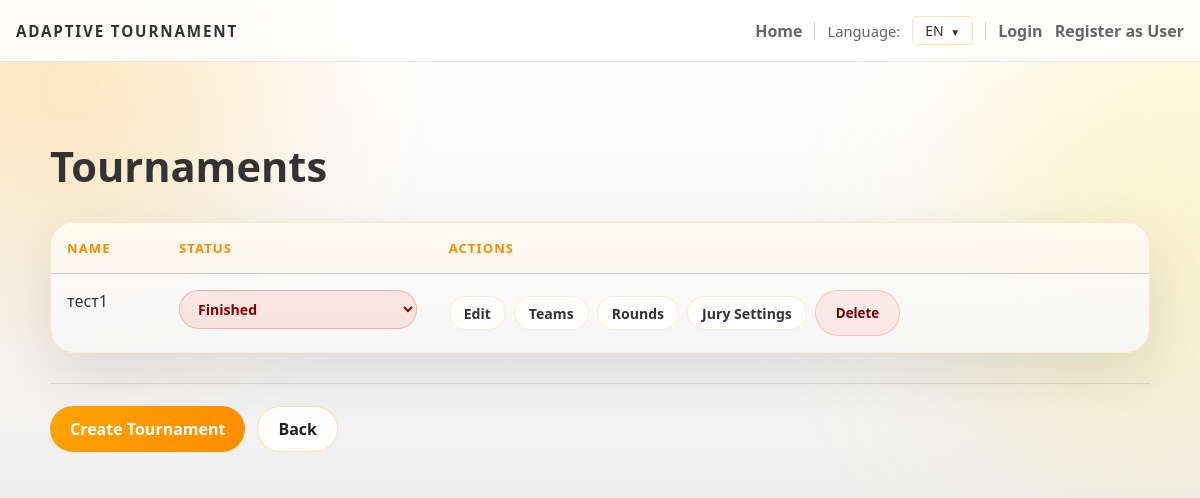
/admin/tournaments, run on an earlier commit of the app's database.
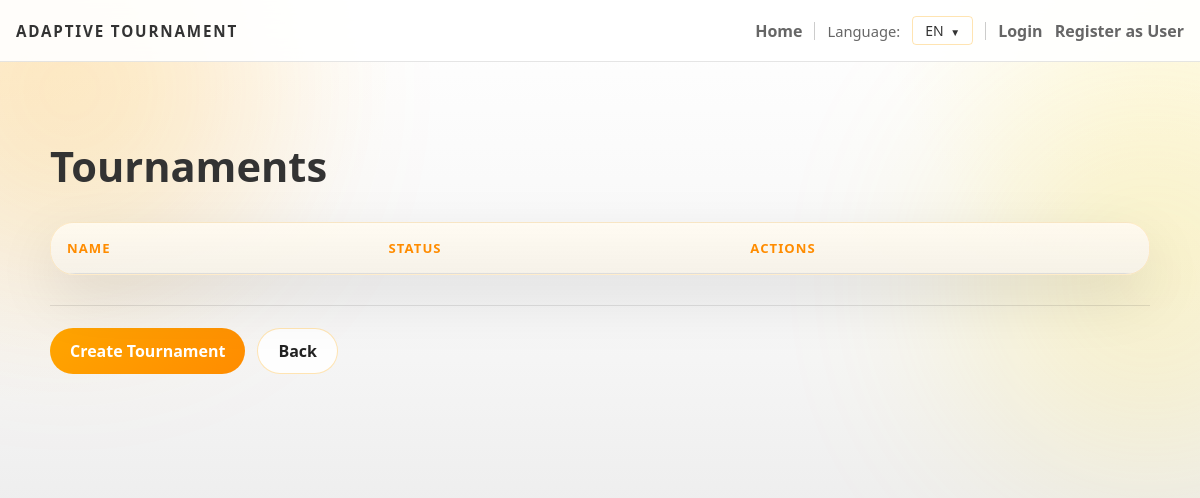
And on a later commit of the database.
### backend/models.py (models this page shows)
class Tournament(db.Model):
    id = db.Column(db.Integer, primary_key=True)
    name = db.Column(db.String(200), nullable=False)
    description = db.Column(db.Text)
    max_teams = db.Column(db.Integer)
    status = db.Column(db.String(30), default="Draft")
    rounds = db.relationship('Round', backref='tournament', lazy=True)

### backend/admin.py (the view)
def admin_tournaments():
    tournaments = Tournament.query.all()
    return render_template('admin_tournaments.html', tournaments=tournaments)

### backend/app.py (called while the page is built)
@app.context_processor
def inject_user_processor():
    return inject_user()

@app.context_processor
def translation_processor():
    return translation()

### backend/app_helpers.py (called while the page is built)
def get_current_user():
    uid = session.get('user_id')
    if uid:
        return db.session.get(User, uid)
    return None

def inject_user():
    return {'get_current_user': get_current_user}

### backend/translations.py (called while the page is built)
def get_text(key, lang='en', **kwargs):
    if lang not in TRANSLATIONS:
        lang = 'en'
    text = TRANSLATIONS[lang].get(key, TRANSLATIONS['en'].get(key, key))
    if kwargs:
        try:
            return text.format(**kwargs)
        except Exception:
            return text
    return text

### templates/admin_tournaments.html (shortened to what this page needs)
{% extends 'base.html' %}
{% block head %}
  <link rel="stylesheet" href="/static/css/admin.css">
{% endblock %}
{% block content %}
<div class="admin-page">
  <h2 class="page-title">{{ t('tournaments') }}</h2>
  <div class="table-shell">
    <div class="table-scroll">
      <table class="admin-table">
        <thead>
          <tr>
            <th>{{ t('name') }}</th>
            <th>{{ t('status') }}</th>
            <th>{{ t('actions') }}</th>
          </tr>
        </thead>
        <tbody>
          {% for t_item in tournaments %}
            <tr>
              <td>{{ t_item.name }}</td>
              <td>
                <form method="post" action="{{ url_for('update_tournament_status', tid=t_item.id) }}" class="status-select-form">
                  <select name="status" class="status-select status-{{ t_item.status|lower }}" aria-label="{{ t('status') }}" onchange="this.form.submit()">
                    <option value="Finished" {% if t_item.status == 'Finished' %}selected{% endif %}>{{ t('finished') }}</option>
                  </select>
                </form>
              </td>
              <td>
                <div class="table-actions">
                  <a href="{{ url_for('edit_tournament', tid=t_item.id) }}" class="inline-btn">{{ t('edit') }}</a>
                  <a href="{{ url_for('admin_tournament_teams', tid=t_item.id) }}" class="inline-btn">{{ t('teams') }}</a>
                  <a href="{{ url_for('admin_tournament_rounds', tid=t_item.id) }}" class="inline-btn">{{ t('rounds') }}</a>
                  <a href="{{ url_for('admin_tournament_evaluation_settings', tid=t_item.id) }}" class="inline-btn">{{ t('jury_settings') }}</a>
                  <form method="post" action="{{ url_for('delete_tournament', tid=t_item.id) }}" class="inline-form">
                    <button onclick="return confirm('{{ t('delete') }}?')" class="danger-btn">{{ t('delete') }}</button>
                  </form>
                </div>
              </td>
            </tr>
          {% endfor %}
        </tbody>
      </table>
    </div>
  </div>
  <div class="form-actions">
    <a href="{{ url_for('create_tournament') }}" class="submit-btn">{{ t('create_tournament_cta') }}</a>
    <a href="{{ url_for('admin_dashboard') }}" class="secondary-btn">{{ t('back') }}</a>
  </div>
</div>
{% endblock %}

### templates/base.html (shortened to what this page needs)
<!doctype html>
<html lang="{{ lang }}">
  <head>
    <link rel="stylesheet" href="/static/css/main.css">
    {% block head %}{% endblock %}
  </head>
  <body>
    <div class="page-shell">
      <div class="page-glow page-glow-left"></div>
      <div class="page-glow page-glow-right"></div>
      <nav class="topbar">
        <div class="topbar-inner">
          <a href="/" class="brand-mark">{{ t('app_title') }}</a>
          <div class="topbar-links">
            <a href="/">{{ t('home') }}</a>
            <span class="language-switcher">{{ t('language') }}:</span>
            <div class="dropdown topbar-dropdown">
              <button type="button" class="dropdown-toggle" aria-expanded="false">{{ lang|upper }}</button>
            </div>
            {% set _cur = get_current_user() %}
            {% if _cur %}
              <a href="/user/{{ _cur.id }}" class="profile-link" title="{{ t('profile_prefix') }}">{{ t('profile_prefix') }}: {{ _cur.first_name }}</a>
              <a href="/logout" class="logout-link">{{ t('logout') }}</a>
            {% else %}
              <a href="/login">{{ t('login') }}</a>
              <a href="/register">{{ t('register') }}</a>
            {% endif %}
          </div>
        </div>
      </nav>
      <div class="container">
        {% block content %}{% endblock %}
      </div>
    </div>
  </body>
</html>

### static/css/main.css (style rules this page uses)
:root { --bg: #ffffff; --bg-soft: #f9f9f9; --panel: rgba(255, 255, 255, 0.95); --panel-border: rgba(255, 165, 0, 0.3); --text: #333333; --muted: #666666; --accent: #ffa500; --accent-strong: #ff8c00; --success: #32cd32; --warning: #ffd700; --danger: #ff6347; --font-ui: "Segoe UI", "Trebuchet MS", Arial, sans-serif; --font-display: var(--font-ui); --font-body: var(--font-ui); }
* { box-sizing: border-box; }
html { scroll-behavior: smooth; }
body { margin: 0; min-height: 100vh; font-family: var(--font-body); color: var(--text); background: radial-gradient(circle at top left, rgba(255, 165, 0, 0.1), transparent 28%), radial-gradient(circle at top right, rgba(255, 215, 0, 0.1), transparent 22%), linear-gradient(180deg, #ffffff 0%, #f5f5f5 45%, #e0e0e0 100%); }
a { color: inherit; }
.page-shell { position: relative; overflow: hidden; min-height: 100vh; }
.page-glow { position: fixed; width: 380px; height: 380px; border-radius: 50%; filter: blur(100px); opacity: 0.18; pointer-events: none; z-index: 0; }
.page-glow-left { top: -100px; left: -120px; background: #ffa500; }
.page-glow-right { top: 90px; right: -140px; background: #ffd700; }
.topbar { position: sticky; top: 0; z-index: 5; backdrop-filter: blur(18px); background: rgba(255, 255, 255, 0.9); border-bottom: 1px solid rgba(0, 0, 0, 0.1); }
.topbar-inner { width: min(1180px, calc(100% - 32px)); margin: 0 auto; padding: 16px 0; display: flex; align-items: center; justify-content: space-between; gap: 20px; }
.brand-mark { text-decoration: none; font-size: 0.95rem; font-weight: 700; letter-spacing: 0.12em; text-transform: uppercase; color: #333333; font-family: var(--font-display); }
.topbar-links { display: flex; align-items: center; justify-content: flex-end; flex-wrap: wrap; gap: 12px; color: var(--muted); }
.topbar-links a { text-decoration: none; font-weight: 600; color: #666666; }
.language-switcher { font-size: 0.92rem; }
.dropdown { position: relative; display: inline-block; }
.dropdown-toggle { background: none; border: 1px solid var(--panel-border); padding: 4px 12px; border-radius: 4px; cursor: pointer; font-size: 14px; font-weight: 500; color: var(--text); transition: all 0.2s; }
.dropdown-toggle::after { content: ' ▼'; font-size: 10px; margin-left: 4px; }
.container { position: relative; z-index: 1; width: min(1180px, calc(100% - 32px)); margin: 0 auto; padding: 36px 0 72px; }
h1, h2, h3, h4, h5, h6, .page-title, .hero-title, .hero-panel-title, .tournament-name { font-family: var(--font-display); }
body, p, li, label, input, textarea, select, button, a, th, td, .flash-message, .status-chip, .status-pill { font-family: var(--font-body); }
.container a:not(.primary-button):not(.secondary-button):not(.panel-link):not(.brand-mark) { color: #ffa500; }

What changed in the data, as far as the page shows it:
removed Tournament: name "тест1", status "Finished", t "Edit", t "Teams", t "Rounds", t "Jury Settings", t "Delete"
